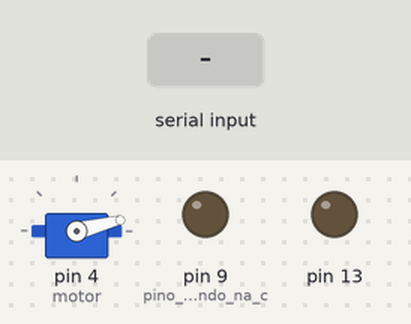
Recording of a sketch running on a simulated Arduino Uno, built with avr-gcc and run on an emulated ATmega328P. Parts: servo, output pins drawn as LEDs (lit = HIGH). The inputs (shaded band) are chosen by the test bench.

Above: at 1.2 s.
1.3 s: "a" received over the second serial link
At 1.76 s:
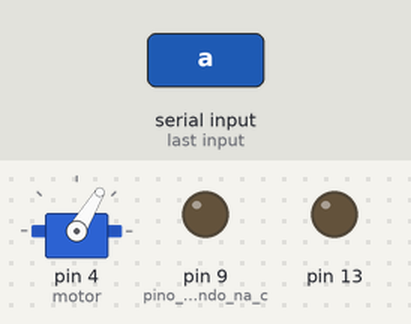
At 4.0 s:
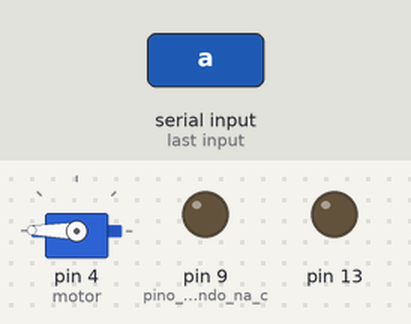
4.3 s: "f" received over the second serial link
At 5.98 s:
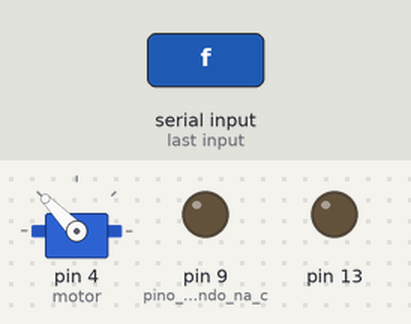
Timing chart, 0 to 8.7 s (numbered marks = the images above; inputs shaded):
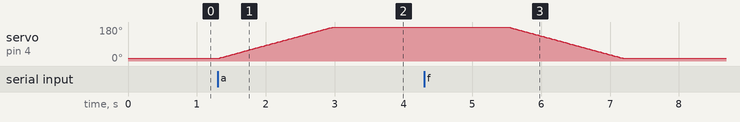

Measured:
- after the input at 1.3 s, servo on pin 4 (motor): moves from 14° to 179° over 1.7 s, starting at once
- after the input at 4.3 s, servo on pin 4 (motor): moves from 179° to 14° over 1.7 s, starting after 1.2 s

The sketch:

servo-bluetooth_-_7_versao.ino
```cpp
// (licence header left out)
    #include <SoftwareSerial.h>
    #include <Servo.h>
    Servo motor;
    SoftwareSerial BTSerial(10, 11); // RX | TX
    short int a,f;


    void setup()
    {
      pinMode(13, OUTPUT);
      pinMode(9, OUTPUT);  // pino para ser usando na configuração do modulo HC-05 em comando AT
      motor.attach(4);  //pino de sinal do servo no
      //  digitalWrite(9, HIGH);
      //  Serial.begin(9600);
      BTSerial.begin(38400);  //velocidade padrão para comando AT no HC-05
      motor.write(14);  // valores para o Tower Pro MG90S = 14 ~ 179


    }

    void loop()
    {


      if (BTSerial.available()) {

        char comand = (BTSerial.read());
        short int posicao = motor.read();


        if (comand == 'a' && posicao != 179) {
          a++;
          abrirPortao(motor.read());
          BTSerial.print("Abrindo portão pela ");
          BTSerial.print(a);
          BTSerial.println("ª vez");
          BTSerial.flush();
          piscar();

        }
        if (comand == 'f' && posicao != 14) {
          f++;
          fecharPortao(motor.read());
          BTSerial.print("fechando portão pela ");
          BTSerial.print(f);
          BTSerial.println("ª vez");
          BTSerial.flush();
          piscar();
        }
      }
    }


    /** MODULO PARA CONTROLE DA ABERTURA DO PORTÃO*/

    int abrirPortao(int posicao) {
      int i;

      // laço que faz motor do portão realizar um giro horario, abrindo

      for (i = posicao; i < 180; i++) {
        motor.write(i);
        delay(10); // atraso para evitar movimento rapido
      }
      delay(1000);
      return posicao;
    }
    /** MODULO PARA CONTROLE DO FECHAMENTO DO PORTÃO*/
    int fecharPortao(int posicao) {
      int i;

      // laço que faz motor do portão realizar um giro antihorario, fechando

      for (i = posicao; i > 13; i--) {
        motor.write(i);
        delay(10);  // atraso para evitar movimento rapido
      }
      delay(1000);
      return posicao;
    }

    /** MÓDULO PISCAR DO LED DO ARDUINO*/
    void piscar() {
      int cont = 0;
      while (cont <= 10) {
        pinMode(13, HIGH);
        delay(70);
        pinMode(13, LOW);
        delay(70);
        cont++;
      }
    }
```
